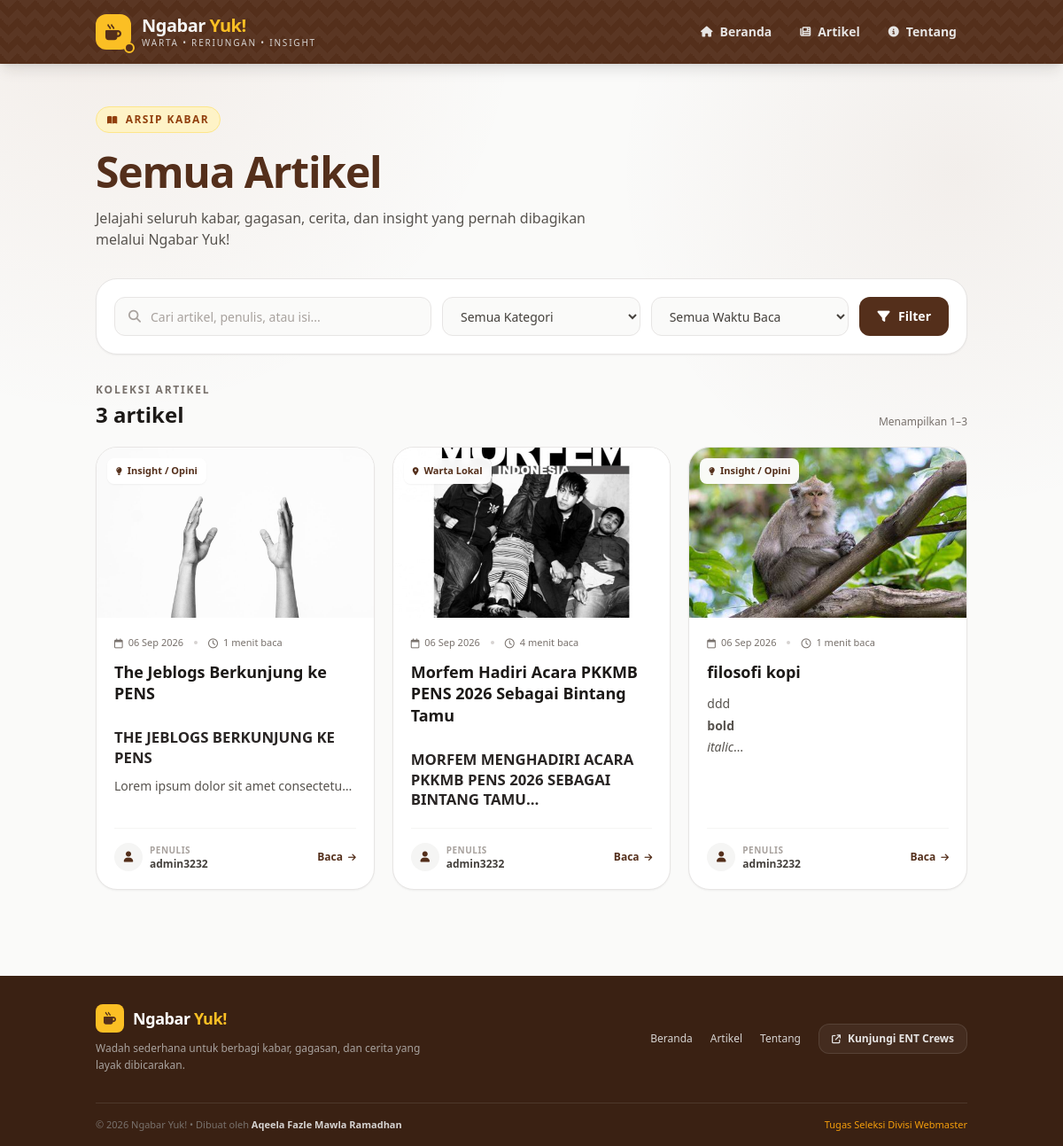
The app's page /article.php with its own data.
### tables this page shows
CREATE TABLE IF NOT EXISTS `berita` (
  `id` int NOT NULL AUTO_INCREMENT,
  `judul` varchar(255) NOT NULL,
  `kategori` varchar(50) NOT NULL,
  `penulis` varchar(100) NOT NULL,
  `konten` text NOT NULL,
  `gambar` varchar(255) DEFAULT NULL,
  `read_time` int NOT NULL DEFAULT '1',
  `tanggal` timestamp NULL DEFAULT CURRENT_TIMESTAMP,
  PRIMARY KEY (`id`)
);

### article.php (the view, shortened to what this page needs)
<?php
require_once 'config.php';
$search = isset($_GET['search']) ? trim($_GET['search']) : '';
$perPage = 9;
$page = isset($_GET['page']) ? (int) $_GET['page'] : 1;
$query = "SELECT * FROM berita WHERE 1=1";
$countQuery = "SELECT COUNT(*) AS total FROM berita WHERE 1=1";
$params = [];
$types = "";
$countStmt = mysqli_prepare($conn, $countQuery);
mysqli_stmt_execute($countStmt);
$countResult = mysqli_stmt_get_result($countStmt);
$countData = mysqli_fetch_assoc($countResult);
$totalArticles = (int) $countData['total'];
$offset = ($page - 1) * $perPage;
$query .= " ORDER BY id DESC LIMIT ? OFFSET ?";
$params[] = $perPage;
$params[] = $offset;
$types .= "ii";
$stmt = mysqli_prepare($conn, $query);
if (!empty($params)) {
    mysqli_stmt_bind_param($stmt, $types, ...$params);
}
mysqli_stmt_execute($stmt);
$result = mysqli_stmt_get_result($stmt);
$articles = mysqli_fetch_all($result, MYSQLI_ASSOC);
function categoryLabel($kategori)
{
    $labels = [
        'Insight' => 'Insight / Opini',
        'Lokal' => 'Warta Lokal',
        'Budaya' => 'Budaya & Tradisi',
        'Gaya Urip' => 'Gaya Urip'
    ];
    return $labels[$kategori] ?? $kategori;
}
function categoryIcon($kategori)
{
    $icons = [
        'Insight' => 'fa-lightbulb',
        'Lokal' => 'fa-location-dot',
        'Budaya' => 'fa-landmark',
        'Gaya Urip' => 'fa-mug-hot'
    ];
    return $icons[$kategori] ?? 'fa-newspaper';
}
$firstResult = $totalArticles > 0 ? $offset + 1 : 0;
$lastResult = min($offset + $perPage, $totalArticles);
?>
<!DOCTYPE html>
<html lang="id">
<head>
    <script src="https://cdn.tailwindcss.com"></script>
    <link
        rel="stylesheet"
        href="https://cdnjs.cloudflare.com/ajax/libs/font-awesome/6.4.0/css/all.min.css">
</head>
<body class="bg-stone-50 text-stone-800 font-sans antialiased min-h-screen flex flex-col selection:bg-amber-200 selection:text-amber-900">
    <?php include 'assets/header.php'; ?>
    <main class="flex-1">
        <section class="relative overflow-hidden">
            <div class="max-w-5xl mx-auto px-5 pt-12 pb-8">
                <div class="max-w-2xl">
                    <div class="inline-flex items-center gap-2 px-3 py-1.5 rounded-full bg-amber-100 border border-amber-200 text-amber-800 text-xs font-bold uppercase tracking-[0.12em]">
                        <i class="fa-solid fa-book-open text-[10px]"></i>
                        Arsip Kabar
                    </div>
                    <h1 class="mt-5 text-4xl sm:text-5xl font-black tracking-tight text-[#542f1b] leading-[1.05]">
                        Semua Artikel
                    </h1>
                    <p class="mt-4 text-stone-600 leading-relaxed text-sm sm:text-base max-w-xl">
                        Jelajahi seluruh kabar, gagasan, cerita, dan insight
                        yang pernah dibagikan melalui Ngabar Yuk!
                    </p>
                </div>
            </div>
        </section>
        <section class="max-w-5xl mx-auto px-5 pb-12">
            <div class="bg-white border border-stone-200 rounded-3xl shadow-sm p-4 sm:p-5">
                <form
                    action="article.php"
                    method="GET"
                    class="grid grid-cols-1 md:grid-cols-[1.6fr_1fr_1fr_auto] gap-3">
                    <div class="relative">
                        <i class="fa-solid fa-magnifying-glass absolute left-4 top-1/2 -translate-y-1/2 text-stone-400 text-sm"></i>
                        <input
                            type="text"
                            name="search"
                            value="<?= htmlspecialchars($search); ?>"
                            placeholder="Cari artikel, penulis, atau isi..."
                            class="w-full h-11 pl-10 pr-4 rounded-xl border border-stone-200 bg-stone-50 text-sm text-stone-800 placeholder:text-stone-400 focus:outline-none focus:ring-2 focus:ring-amber-400/40 focus:border-amber-400 transition">
                    </div>
                    <select
                        name="kategori"
                        class="h-11 px-4 rounded-xl border border-stone-200 bg-stone-50 text-sm text-stone-700 focus:outline-none focus:ring-2 focus:ring-amber-400/40 focus:border-amber-400 transition">
                        <option value="">
                            Semua Kategori
                        </option>
                    </select>
                    <select
                        name="read_time"
                        class="h-11 px-4 rounded-xl border border-stone-200 bg-stone-50 text-sm text-stone-700 focus:outline-none focus:ring-2 focus:ring-amber-400/40 focus:border-amber-400 transition">
                        <option value="">
                            Semua Waktu Baca
                        </option>
                    </select>
                    <button
                        type="submit"
                        class="h-11 px-5 rounded-xl bg-[#542f1b] hover:bg-[#432515] text-white font-bold text-sm transition">
                        <i class="fa-solid fa-filter mr-1.5"></i>
                        Filter
                    </button>
                </form>
            </div>
            <div class="mt-8 flex items-end justify-between gap-4">
                <div>
                    <p class="text-xs uppercase tracking-[0.15em] text-stone-500 font-bold">
                        Koleksi Artikel
                    </p>
                    <h2 class="mt-1 text-xl sm:text-2xl font-black text-stone-900">
                        <?= number_format($totalArticles, 0, ',', '.'); ?> artikel
                    </h2>
                </div>
                <?php if ($totalArticles > 0): ?>
                    <p class="text-xs text-stone-500 text-right">
                        Menampilkan
                        <?= $firstResult; ?>–<?= $lastResult; ?>
                    </p>
                <?php endif; ?>
            </div>
            <?php if (!empty($articles)): ?>
                <div class="mt-5 grid grid-cols-1 md:grid-cols-2 lg:grid-cols-3 gap-5">
                    <?php foreach ($articles as $article): ?>
                        <?php
                        $category = categoryLabel($article['kategori']);
                        $icon = categoryIcon($article['kategori']);
                        ?>
                        <article
                            class="article-card group bg-white border border-stone-200 rounded-3xl overflow-hidden shadow-sm hover:shadow-xl hover:shadow-stone-900/5 hover:border-amber-200 flex flex-col">
                            <a
                                href="detail.php?id=<?= (int) $article['id']; ?>"
                                class="block">
                                <div class="relative h-48 bg-stone-100 overflow-hidden">
                                    <?php if (!empty($article['gambar'])): ?>
                                        <img
                                            src="assets/img/<?= htmlspecialchars($article['gambar']); ?>"
                                            alt="<?= htmlspecialchars($article['judul']); ?>"
                                            class="w-full h-full object-cover group-hover:scale-[1.03] transition-transform duration-500">
                                    <?php endif; ?>
                                    <div class="absolute top-3 left-3">
                                        <span class="inline-flex items-center gap-1.5 px-2.5 py-1.5 rounded-lg bg-white/95 backdrop-blur-sm text-[11px] font-bold text-[#542f1b] shadow-sm">
                                            <i class="fa-solid <?= $icon; ?> text-[9px]"></i>
                                            <?= htmlspecialchars($category); ?>
                                        </span>
                                    </div>
                                </div>
                            </a>
                            <div class="p-5 flex flex-col flex-1">
                                <div class="flex items-center gap-3 text-[11px] text-stone-500 mb-3">
                                    <span class="inline-flex items-center gap-1.5">
                                        <i class="fa-regular fa-calendar"></i>
                                        <?= date('d M Y', strtotime($article['tanggal'])); ?>
                                    </span>
                                    <span class="w-1 h-1 rounded-full bg-stone-300"></span>
                                    <span class="inline-flex items-center gap-1.5">
                                        <i class="fa-regular fa-clock"></i>
                                        <?= (int) $article['read_time']; ?> menit baca
                                    </span>
                                </div>
                                <a
                                    href="detail.php?id=<?= (int) $article['id']; ?>"
                                    class="group/title">
                                    <h3 class="text-lg font-black text-stone-900 leading-snug group-hover/title:text-[#542f1b] transition">
                                        <?= htmlspecialchars($article['judul']); ?>
                                    </h3>
                                </a>
                                <div class="article-preview line-clamp-3 mt-3">
                                    <?= $article['konten']; ?>
                                </div>
                                <div class="mt-auto pt-5">
                                    <div class="flex items-center justify-between gap-3 border-t border-stone-100 pt-4">
                                        <a
                                            href="author.php?nama=<?= urlencode($article['penulis']); ?>"
                                            class="flex items-center gap-2 min-w-0 group/author">
                                            <div class="w-8 h-8 rounded-full bg-stone-100 text-[#542f1b] flex items-center justify-center shrink-0">
                                                <i class="fa-solid fa-user text-xs"></i>
                                            </div>
                                            <div class="min-w-0">
                                                <p class="text-[10px] text-stone-400 uppercase tracking-wider font-semibold">
                                                    Penulis
                                                </p>
                                                <p class="text-xs text-stone-700 font-bold truncate group-hover/author:text-amber-800 transition">
                                                    <?= htmlspecialchars($article['penulis']); ?>
                                                </p>
                                            </div>
                                        </a>
                                        <a
                                            href="detail.php?id=<?= (int) $article['id']; ?>"
                                            class="inline-flex items-center gap-1.5 text-xs font-bold text-[#542f1b] group-hover:text-amber-700 transition shrink-0">
                                            Baca
                                            <i class="fa-solid fa-arrow-right text-[10px] group-hover:translate-x-0.5 transition-transform"></i>
                                        </a>
                                    </div>
                                </div>
                            </div>
                        </article>
                    <?php endforeach; ?>
                </div>
            <?php endif; ?>
        </section>
    </main>
    <?php include 'assets/footer.php'; ?>
</body>
</html>

### article.php (style rules this page uses)
html { scroll-behavior: smooth; }
body { background: radial-gradient(circle at 10% 0%, rgba(146, 64, 14, 0.07), transparent 28%), radial-gradient(circle at 90% 15%, rgba(120, 53, 15, 0.06), transparent 25%), #f7f5f1; }
.article-preview { color: #57534e; line-height: 1.75; font-size: 0.875rem; overflow: hidden; }
.article-preview h2, .article-preview h3, .article-preview h4 { color: #292524; font-weight: 800; line-height: 1.35; margin-top: 0.9rem; margin-bottom: 0.5rem; }
.article-preview h2 { font-size: 1.05rem; }
.article-card { transition: transform 180ms ease, box-shadow 180ms ease, border-color 180ms ease; }
.line-clamp-3 { display: -webkit-box; -webkit-line-clamp: 3; -webkit-box-orient: vertical; overflow: hidden; }

### records on screen
berita: gambar (picture), kategori "Insight / Opini", tanggal "06 Sep 2026", read_time "1", judul "The Jeblogs Berkunjung ke PENS", konten "THE JEBLOGS BERKUNJUNG KE PENS Lorem ipsum dolor sit amet…", penulis "admin3232"
berita: gambar (picture), kategori "Warta Lokal", tanggal "06 Sep 2026", read_time "4", judul "Morfem Hadiri Acara PKKMB PENS 2026 Sebagai Bintang Tamu", konten "MORFEM MENGHADIRI ACARA PKKMB PENS 2026 SEBAGAI BINTANG TAMU", penulis "admin3232"
berita: gambar (picture), kategori "Insight / Opini", tanggal "06 Sep 2026", read_time "1", judul "filosofi kopi", konten "ddd bold italic", penulis "admin3232"

### other values on screen
$totalArticles "3"
$firstResult "1"
$lastResult "3"
